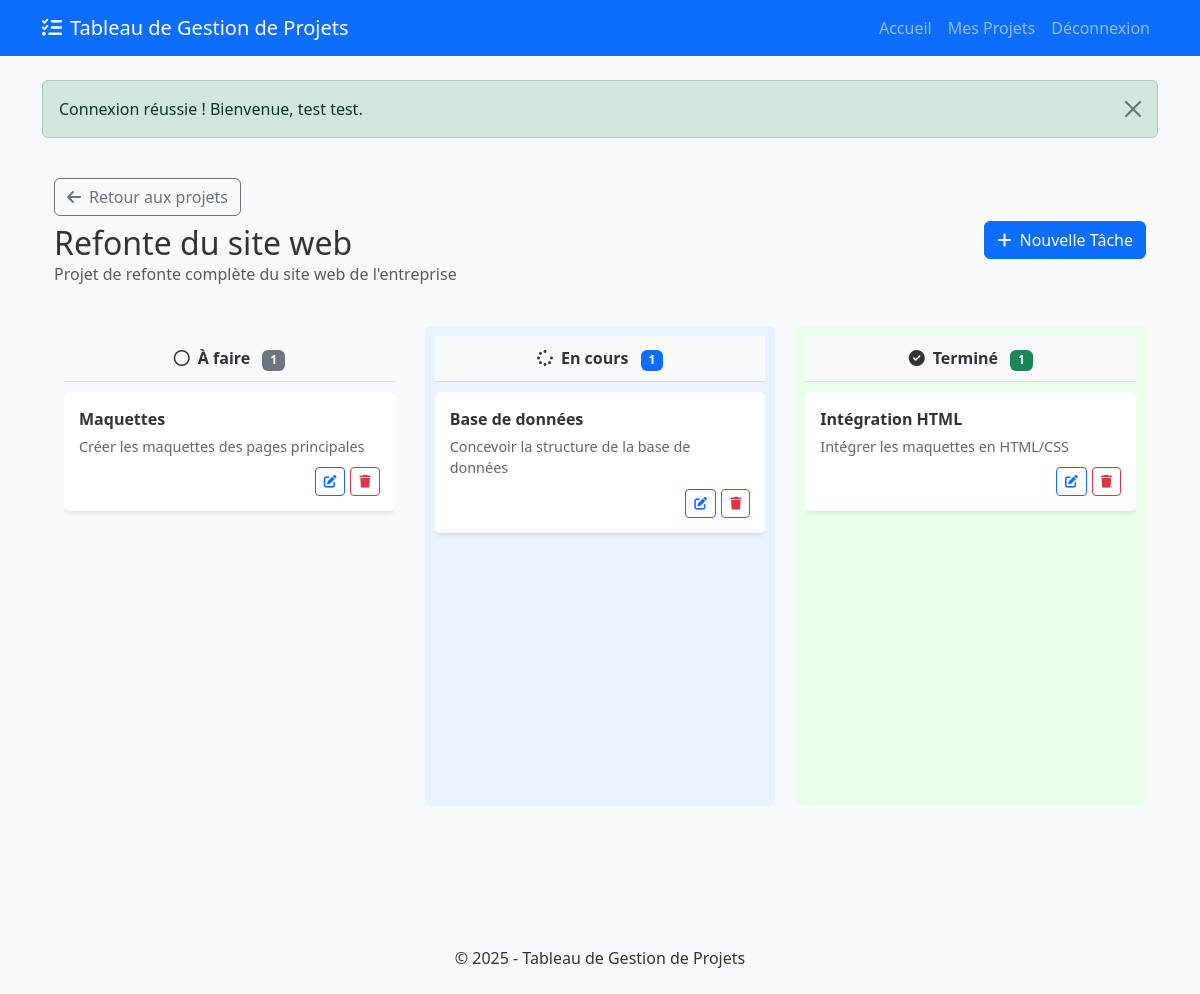
The page /tableau.php?id=1 (signed in) on the database its author committed.
### tables this page shows
CREATE TABLE taches (
    id INT AUTO_INCREMENT PRIMARY KEY,
    titre VARCHAR(100) NOT NULL,
    description TEXT,
    statut ENUM('a_faire', 'en_cours', 'termine') DEFAULT 'a_faire',
    projet_id INT NOT NULL,
    date_creation DATETIME DEFAULT CURRENT_TIMESTAMP,
    date_modification DATETIME DEFAULT CURRENT_TIMESTAMP ON UPDATE CURRENT_TIMESTAMP,
    FOREIGN KEY (projet_id) REFERENCES projets(id) ON DELETE CASCADE
);

### controleurs/projets_controleur.php (called while the page is built, shortened)
<?php
require_once __DIR__ . '/../config/config.php';
require_once __DIR__ . '/../modeles/Projet.php';
require_once __DIR__ . '/../modeles/Tache.php';
$projetModel = new Projet($pdo);
$tacheModel = new Tache($pdo);
$utilisateur_id = $_SESSION['utilisateur_id'];
$projets = $projetModel->obtenirParUtilisateur($utilisateur_id);
foreach ($projets as &$projet) {
    $projet['statistiques'] = $projetModel->compterTachesParStatut($projet['id']);
}
if (isset($_GET['id'])) {
    $projet_id = (int) $_GET['id'];
    $projet_actuel = $projetModel->obtenirParId($projet_id, $utilisateur_id);
    if ($projet_actuel) {
        $taches = $tacheModel->obtenirParProjetGroupeesParStatut($projet_id);
        $projet_actuel['taches'] = $taches;
    } else {
        $_SESSION['message_erreur'] = "Vous n'avez pas accès à ce projet.";
        rediriger(ROUTE_PROJETS);
    }
}

### modeles/Projet.php (called while the page is built, shortened)
<?php
class Projet {
    private $pdo;
    public function __construct($pdo) {
        $this->pdo = $pdo;
    }
    public function obtenirParId($id, $utilisateur_id = null) {
        try {
            $sql = "
                SELECT id, titre, description, utilisateur_id, date_creation, date_modification
                FROM projets
                WHERE id = :id
            ";
            if ($utilisateur_id !== null) {
                $sql .= " AND utilisateur_id = :utilisateur_id";
            }
            $stmt = $this->pdo->prepare($sql);
            $params = [':id' => $id];
            if ($utilisateur_id !== null) {
                $params[':utilisateur_id'] = $utilisateur_id;
            }
            $stmt->execute($params);
            return $stmt->fetch();
        } catch (PDOException $e) {
            error_log("Erreur lors de la récupération du projet: " . $e->getMessage());
            return false;
        }
    }
    public function obtenirParUtilisateur($utilisateur_id) {
        try {
            $stmt = $this->pdo->prepare("
                SELECT id, titre, description, date_creation, date_modification
                FROM projets
                WHERE utilisateur_id = :utilisateur_id
                ORDER BY date_modification DESC
            ");
            $stmt->execute([':utilisateur_id' => $utilisateur_id]);
            return $stmt->fetchAll();
        } catch (PDOException $e) {
            error_log("Erreur lors de la récupération des projets: " . $e->getMessage());
            return [];
        }
    }
    public function compterTachesParStatut($projet_id) {
        try {
            $stmt = $this->pdo->prepare("
                SELECT statut, COUNT(*) as nombre
                FROM taches
                WHERE projet_id = :projet_id
                GROUP BY statut
            ");
            $stmt->execute([':projet_id' => $projet_id]);
            $resultats = $stmt->fetchAll();
            $compteurs = [
                'a_faire' => 0,
                'en_cours' => 0,
                'termine' => 0
            ];
            foreach ($resultats as $resultat) {
                $compteurs[$resultat['statut']] = (int) $resultat['nombre'];
            }
            return $compteurs;
        } catch (PDOException $e) {
            error_log("Erreur lors du comptage des tâches: " . $e->getMessage());
            return [
                'a_faire' => 0,
                'en_cours' => 0,
                'termine' => 0
            ];
        }
    }
}

### modeles/Tache.php (called while the page is built, shortened)
<?php
class Tache {
    private $pdo;
    public function __construct($pdo) {
        $this->pdo = $pdo;
    }
    public function obtenirParProjet($projet_id) {
        try {
            $stmt = $this->pdo->prepare("
                SELECT id, titre, description, statut, date_creation, date_modification
                FROM taches
                WHERE projet_id = :projet_id
                ORDER BY date_modification DESC
            ");
            $stmt->execute([':projet_id' => $projet_id]);
            return $stmt->fetchAll();
        } catch (PDOException $e) {
            error_log("Erreur lors de la récupération des tâches: " . $e->getMessage());
            return [];
        }
    }
    public function obtenirParProjetGroupeesParStatut($projet_id) {
        try {
            $taches = $this->obtenirParProjet($projet_id);
            $tachesParStatut = [
                'a_faire' => [],
                'en_cours' => [],
                'termine' => []
            ];
            foreach ($taches as $tache) {
                $tachesParStatut[$tache['statut']][] = $tache;
            }
            return $tachesParStatut;
        } catch (Exception $e) {
            error_log("Erreur lors du groupement des tâches: " . $e->getMessage());
            return [
                'a_faire' => [],
                'en_cours' => [],
                'termine' => []
            ];
        }
    }
}

### tableau.php (the view, shortened to what this page needs)
<?php
require_once 'config/config.php';
include 'controleurs/projets_controleur.php';
include 'includes/header.php';
?>
<div class="container-fluid py-4">
    <div class="d-flex justify-content-between align-items-center mb-4">
        <div>
            <a href="<?= ROUTE_PROJETS ?>" class="btn btn-outline-secondary mb-2">
                <i class="fas fa-arrow-left me-2"></i>Retour aux projets
            </a>
            <h1 class="h2 mb-0"><?= htmlspecialchars($projet_actuel['titre']) ?></h1>
            <?php if (!empty($projet_actuel['description'])): ?>
                <p class="text-muted"><?= htmlspecialchars($projet_actuel['description']) ?></p>
            <?php endif; ?>
        </div>
        <button type="button" class="btn btn-primary" data-bs-toggle="modal" data-bs-target="#modal-ajout-tache">
            <i class="fas fa-plus me-2"></i>Nouvelle Tâche
        </button>
    </div>
    <div class="kanban-container" data-projet-id="<?= $projet_actuel['id'] ?>">
        <div class="kanban-column column-a-faire">
            <div class="kanban-column-header bg-light">
                <i class="far fa-circle me-2"></i>À faire
                <span class="badge bg-secondary ms-2" data-counter="a_faire"><?= count($projet_actuel['taches']['a_faire']) ?></span>
            </div>
            <div class="kanban-column-body" data-statut="a_faire">
                <?php foreach ($projet_actuel['taches']['a_faire'] as $tache): ?>
                    <div class="tache-item" data-id="<?= $tache['id'] ?>">
                        <div class="tache-titre"><?= htmlspecialchars($tache['titre']) ?></div>
                        <?php if (!empty($tache['description'])): ?>
                            <div class="tache-description"><?= htmlspecialchars($tache['description']) ?></div>
                        <?php endif; ?>
                        <div class="tache-actions">
                            <button class="btn btn-sm btn-outline-primary btn-action" data-bs-toggle="modal" data-bs-target="#modal-edit-tache-<?= $tache['id'] ?>" title="Modifier">
                                <i class="fas fa-edit"></i>
                            </button>
                            <button class="btn btn-sm btn-outline-danger btn-action btn-delete-tache" data-id="<?= $tache['id'] ?>" title="Supprimer">
                                <i class="fas fa-trash"></i>
                            </button>
                        </div>
                    </div>
                <?php endforeach; ?>
            </div>
        </div>
        <div class="kanban-column column-en-cours">
            <div class="kanban-column-header bg-light">
                <i class="fas fa-spinner me-2"></i>En cours
                <span class="badge bg-primary ms-2" data-counter="en_cours"><?= count($projet_actuel['taches']['en_cours']) ?></span>
            </div>
            <div class="kanban-column-body" data-statut="en_cours">
                <?php foreach ($projet_actuel['taches']['en_cours'] as $tache): ?>
                    <div class="tache-item" data-id="<?= $tache['id'] ?>">
                        <div class="tache-titre"><?= htmlspecialchars($tache['titre']) ?></div>
                        <?php if (!empty($tache['description'])): ?>
                            <div class="tache-description"><?= htmlspecialchars($tache['description']) ?></div>
                        <?php endif; ?>
                        <div class="tache-actions">
                            <button class="btn btn-sm btn-outline-primary btn-action" data-bs-toggle="modal" data-bs-target="#modal-edit-tache-<?= $tache['id'] ?>" title="Modifier">
                                <i class="fas fa-edit"></i>
                            </button>
                            <button class="btn btn-sm btn-outline-danger btn-action btn-delete-tache" data-id="<?= $tache['id'] ?>" title="Supprimer">
                                <i class="fas fa-trash"></i>
                            </button>
                        </div>
                    </div>
                <?php endforeach; ?>
            </div>
        </div>
        <div class="kanban-column column-termine">
            <div class="kanban-column-header bg-light">
                <i class="fas fa-check-circle me-2"></i>Terminé
                <span class="badge bg-success ms-2" data-counter="termine"><?= count($projet_actuel['taches']['termine']) ?></span>
            </div>
            <div class="kanban-column-body" data-statut="termine">
                <?php foreach ($projet_actuel['taches']['termine'] as $tache): ?>
                    <div class="tache-item" data-id="<?= $tache['id'] ?>">
                        <div class="tache-titre"><?= htmlspecialchars($tache['titre']) ?></div>
                        <?php if (!empty($tache['description'])): ?>
                            <div class="tache-description"><?= htmlspecialchars($tache['description']) ?></div>
                        <?php endif; ?>
                        <div class="tache-actions">
                            <button class="btn btn-sm btn-outline-primary btn-action" data-bs-toggle="modal" data-bs-target="#modal-edit-tache-<?= $tache['id'] ?>" title="Modifier">
                                <i class="fas fa-edit"></i>
                            </button>
                            <button class="btn btn-sm btn-outline-danger btn-action btn-delete-tache" data-id="<?= $tache['id'] ?>" title="Supprimer">
                                <i class="fas fa-trash"></i>
                            </button>
                        </div>
                    </div>
                <?php endforeach; ?>
            </div>
        </div>
    </div>
</div>
<?php
include 'includes/footer.php';
?>

### includes/header.php (shortened to what this page needs)
<!DOCTYPE html>
<html lang="fr">
<head>
    <link href="https://cdn.jsdelivr.net/npm/bootstrap@5.3.0/dist/css/bootstrap.min.css" rel="stylesheet">
    <link rel="stylesheet" href="https://cdnjs.cloudflare.com/ajax/libs/font-awesome/6.4.0/css/all.min.css">
    <link rel="stylesheet" href="https://cdnjs.cloudflare.com/ajax/libs/dragula/3.7.3/dragula.min.css">
    <link rel="stylesheet" href="<?= APP_URL ?>/assets/css/style.css">
</head>
<body>
    <header>
        <nav class="navbar navbar-expand-lg navbar-dark bg-primary">
            <div class="container">
                <a class="navbar-brand" href="<?= ROUTE_ACCUEIL ?>">
                    <i class="fas fa-tasks me-2"></i><?= APP_NAME ?>
                </a>
                <div class="collapse navbar-collapse" id="navbarNav">
                    <ul class="navbar-nav ms-auto">
                        <li class="nav-item">
                            <a class="nav-link" href="<?= ROUTE_ACCUEIL ?>">Accueil</a>
                        </li>
                        <?php if (estConnecte()): ?>
                            <li class="nav-item">
                                <a class="nav-link" href="<?= ROUTE_PROJETS ?>">Mes Projets</a>
                            </li>
                            <li class="nav-item">
                                <a class="nav-link" href="<?= ROUTE_DECONNEXION ?>">Déconnexion</a>
                            </li>
                        <?php endif; ?>
                    </ul>
                </div>
            </div>
        </nav>
    </header>
    <main class="container py-4">
        <?= afficherMessages() ?>

### includes/fonctions.php (shortened to what this page needs)
<?php
function estConnecte() {
    return isset($_SESSION['utilisateur_id']);
}
function alerte($message, $type = 'info') {
    return "<div class='alert alert-{$type} alert-dismissible fade show' role='alert'>
                {$message}
                <button type='button' class='btn-close' data-bs-dismiss='alert' aria-label='Fermer'></button>
            </div>";
}
function afficherMessages() {
    $output = '';
    if (isset($_SESSION['message_succes'])) {
        $output .= alerte($_SESSION['message_succes'], 'success');
    }
    return $output;
}

### includes/footer.php (shortened to what this page needs)
    </main>
    <footer class="bg-light py-4 mt-5">
        <div class="container text-center">
            <p class="mb-0">&copy; <?= date('Y') ?> - <?= APP_NAME ?></p>
        </div>
    </footer>
</body>
</html>

### assets/css/style.css (style rules this page uses)
body { background-color: #f8f9fa; color: #333; min-height: 100vh; display: flex; flex-direction: column; }
main { flex: 1; }
.kanban-container { display: flex; overflow-x: auto; padding-bottom: 20px; gap: 20px; min-height: 500px; }
.kanban-column { min-width: 300px; background-color: #f1f1f1; border-radius: 5px; padding: 10px; flex: 1; display: flex; flex-direction: column; }
.kanban-column-header { padding: 10px; font-weight: bold; border-bottom: 1px solid #ddd; margin-bottom: 10px; text-align: center; }
.kanban-column-body { min-height: 400px; overflow-y: auto; max-height: 500px; }
.column-a-faire { background-color: #f8f9fa; }
.column-en-cours { background-color: #e9f2ff; }
.column-termine { background-color: #e9ffe9; }
.tache-item { background-color: white; border-radius: 5px; padding: 15px; margin-bottom: 10px; box-shadow: 0 2px 5px rgba(0, 0, 0, 0.1); cursor: grab; transition: all 0.2s ease; }
.tache-titre { font-weight: bold; margin-bottom: 5px; }
.tache-description { font-size: 0.9rem; color: #666; }
.tache-actions { margin-top: 10px; display: flex; justify-content: flex-end; gap: 5px; }
.btn-action { padding: 0.25rem 0.5rem; font-size: 0.8rem; }

### rows shown on the page
taches: titre "Maquettes", description "Créer les maquettes des pages principales"
taches: titre "Base de données", description "Concevoir la structure de la base de données"
taches: titre "Intégration HTML", description "Intégrer les maquettes en HTML/CSS"

### other values the page prints
APP_NAME "Tableau de Gestion de Projets"
$message "Connexion réussie ! Bienvenue, test test."
$projet_actuel['titre'] "Refonte du site web"
$projet_actuel['description'] "Projet de refonte complète du site web de l'entreprise"
count($projet_actuel['taches']['a_faire']) "1"
count($projet_actuel['taches']['en_cours']) "1"
count($projet_actuel['taches']['termine']) "1"
